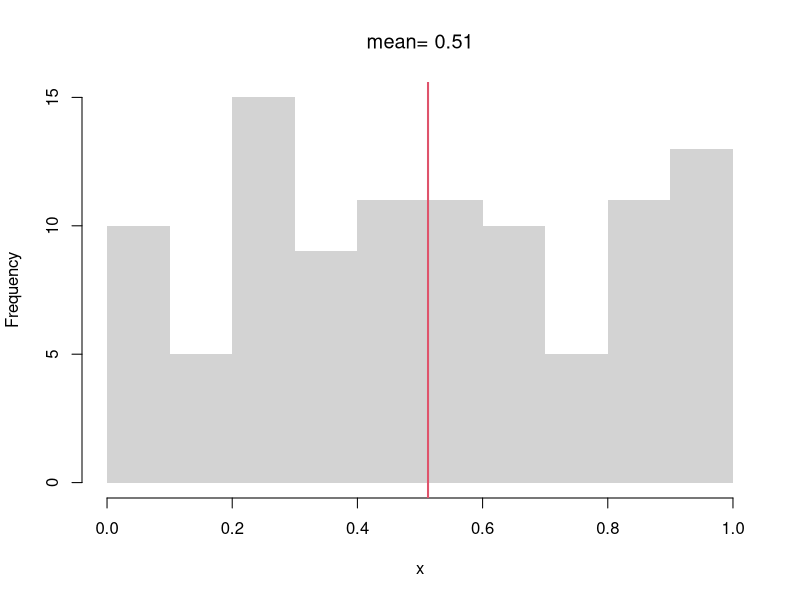
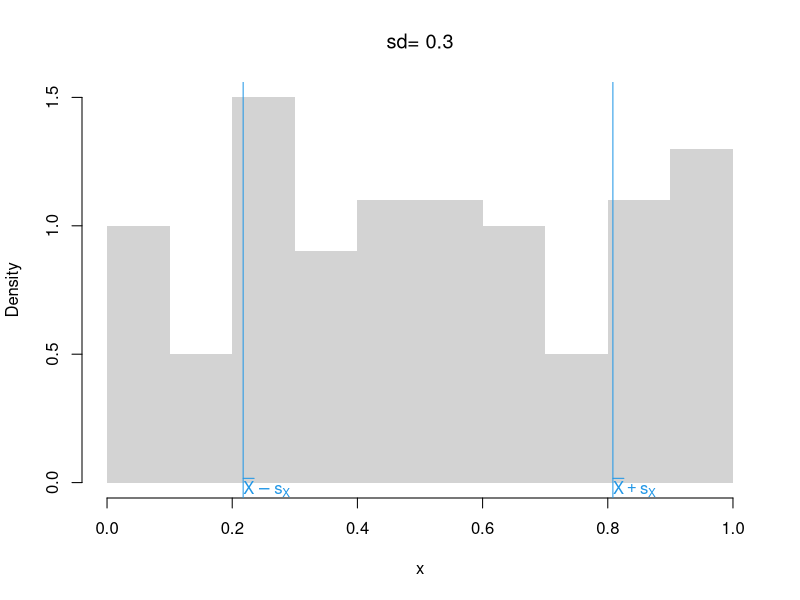
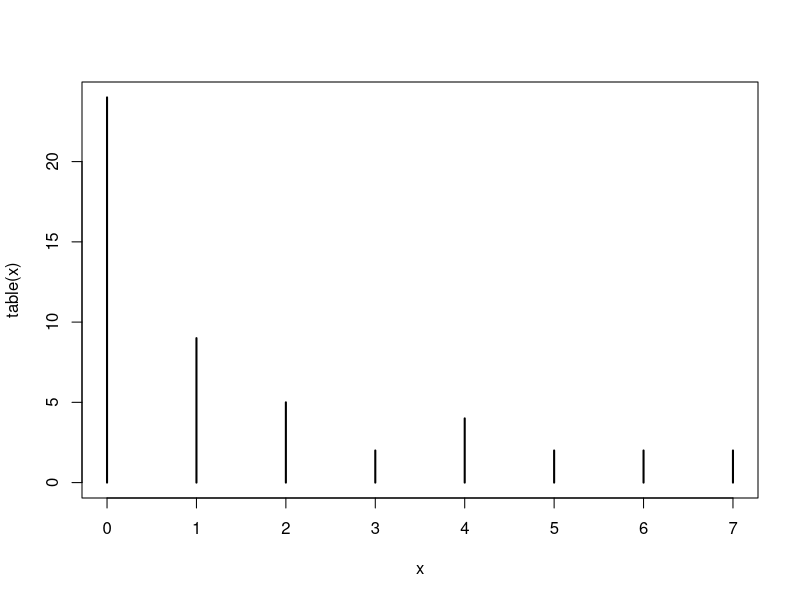
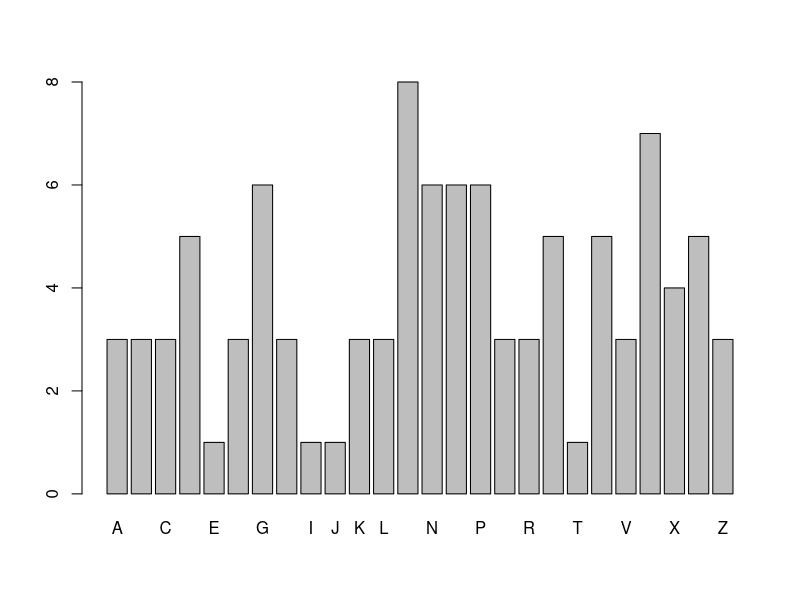
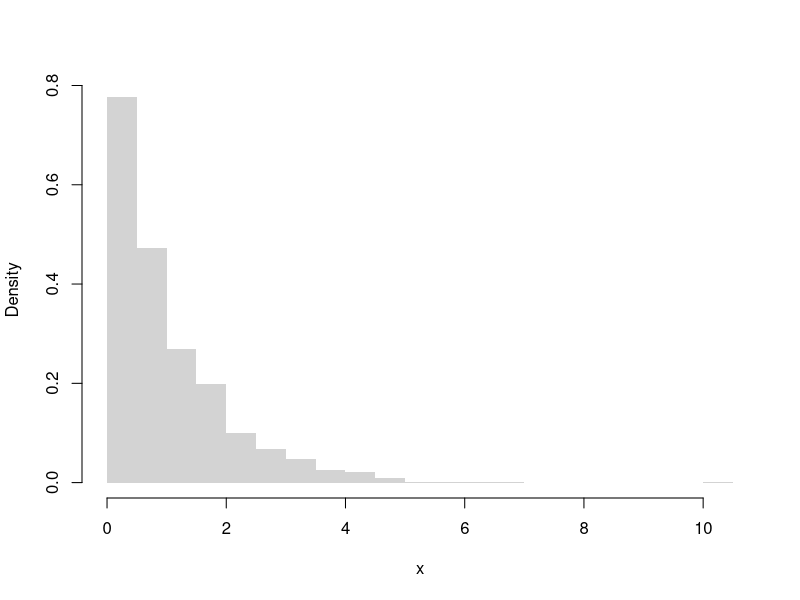
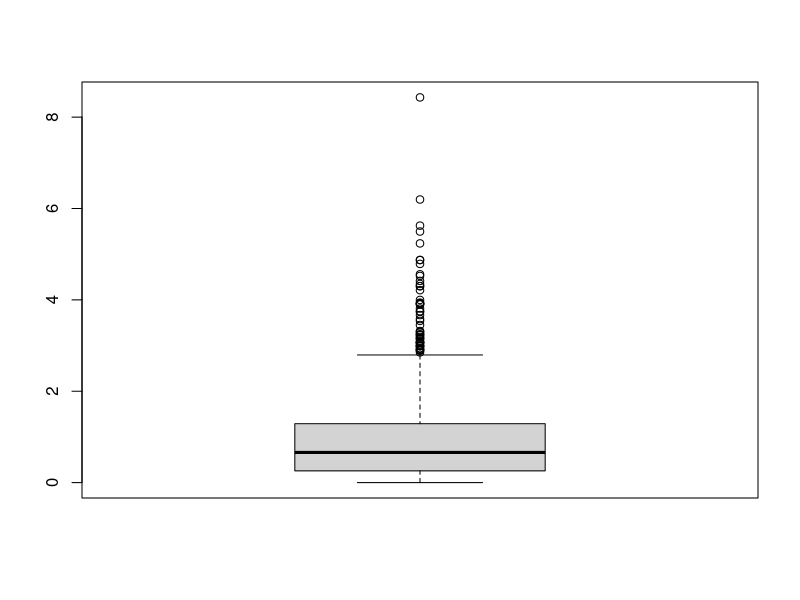
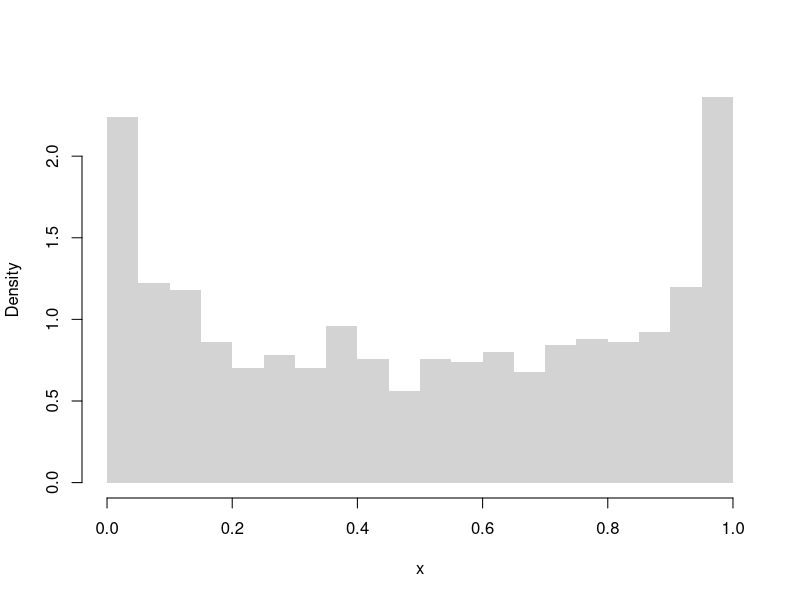
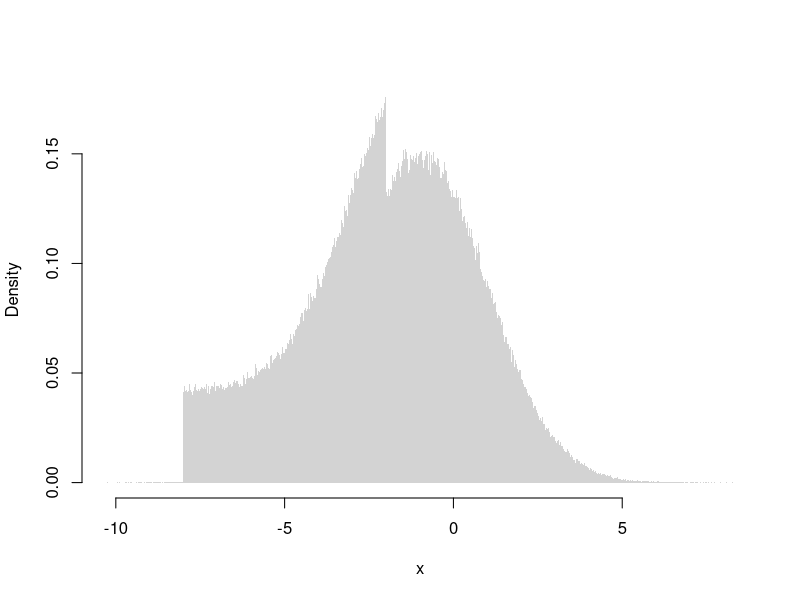

Write the R code that produced these figures, in order.
## ---- chunk 1
summary( runif(1000))
summary( rnorm(1000) )
## ---- chunk 2
# compute the mean of a random sample
x <- runif(100)
hist(x, border=NA, main=NA)
m <- mean(x)  #sum(x)/length(x)
abline(v=m, col=2, lwd=2)
title(paste0('mean= ', round(m,2)), font.main=1)
## ---- chunk 3
s <- sd(x) # sqrt(var(x))
hist(x, border=NA, main=NA, freq=F)
s_lh <- c(m - s,  m + s)
abline(v=s_lh, col=4)
text(s_lh, -.02,
    c( expression(bar(X)-s[X]), expression(bar(X)+s[X])),
    col=4, adj=0)
title(paste0('sd= ', round(s,2)), font.main=1)
## ---- chunk 4
var(x)
mean( (x - mean(x))^2 )
## ---- chunk 5
x <- rgeom(50, .4)
x

plot(table(x))

#mean(x)
median(x)

#sd(x)
#IQR(x) # diff( quantile(x, probs=c(.25,.75)))
mad(x, constant=1) # median( abs(x - median(x)) )
## ---- chunk 6
# Draw 3 Random Letters
K <- length(LETTERS)
x_id <- rmultinom(3, 1, prob=rep(1/K,K))
x_id

# Draw Random Letters 100 Times
x_id <- rowSums(rmultinom(100, 1, prob=rep(1/K,K)))
x <- lapply(1:K, function(k){
    rep(LETTERS[k], x_id[k])
})
x <- factor(unlist(x), levels=LETTERS)

plot(x)

tx <- table(x)
# mode(s)
names(tx)[tx==max(tx)]

# freq. spread
sx <- tx/sum(tx)
sd(sx) # mad(sx)

# freq. concentration 
max(tx)/mean(tx)
## ---- chunk 7
x <- rweibull(1000, shape=1)
hist(x, border=NA, main=NA, freq=F, breaks=20)

skewness <-  function(x) {
 x_bar <- mean(x)
 m3 <- mean((x - x_bar)^3)
 skew <- m3/(sd(x)^3)
 return(skew)
}

skewness( rweibull(1000, shape=1))
skewness( rweibull(1000, shape=10) )
## ---- chunk 8
x <- rweibull(1000, shape=1)
boxplot(x, main=NA)

kurtosis <- function(x) {  
 x_bar <- mean(x)
 m4 <- mean((x - x_bar)^4) 
 kurt <- m4/(sd(x)^4) - 3  
 return(kurt)
}

kurtosis( rweibull(1000, shape=1))
kurtosis( rweibull(1000, shape=10) )
## ---- chunk 9
# Number of Modes
x <- rbeta(1000, .6, .6)
hist(x, border=NA, main=NA, freq=F, breaks=20)

# Random Number Generator 
r_ugly1 <- function(n, theta1=c(-8,-1), theta2=c(-2,2), rho=.25){
    omega   <- rbinom(n, size=1, rho)
    epsilon <- omega * runif(n, theta1[1], theta2[1]) +
        (1-omega) * rnorm(n, theta1[2], theta2[2])
    return(epsilon)
}
# Large Sample
par(mfrow=c(1,1))
X <- seq(-12,6,by=.001)
rx <- r_ugly1(1000000)
hist(rx, breaks=1000,  freq=F, border=NA,
    xlab="x", main='')
## ---- chunk 10
x <- rbinom(10000, size=1, prob=.75)

round( mean(x), 4)

round( var(x), 4)
## ---- chunk 11
# Compute probability weights for unique values
h  <- table(x) #table of counts
wt <- c(h)/length(x) #probabilities (must sum to 1)
xt <- as.numeric(names(h)) #values
# Weighted Mean
xm <- sum(wt*xt)
xm
## ---- chunk 12
x  <-  sample(c(0,1,2), 1000, replace=T)
## ---- chunk 13
# xv <- sum(wt * (x - xm)^2)/sum(wt)
## ---- chunk 14
x <- runif(10000, -1,1)
round( mean(x), 4)
round( var(x), 4)
## ---- chunk 15
# values and probabilities
h  <- hist(x, plot=F)
wt <- h$counts/length(x) 
xt <- h$mids
# Weighted mean
xm <- sum(wt*xt)
xm

# Compare to "mean(x)"
